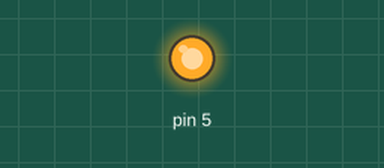
A sketch run on a simulated Arduino Uno, built with avr-gcc and run on an emulated ATmega328P. On the bench: output pins drawn as LEDs (lit = HIGH).

Above: at 0.1 s.
At 35.6 s:
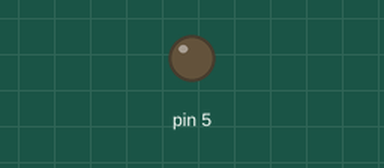
At 39.26 s:
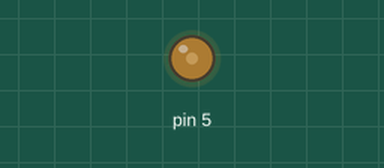
At 39.86 s:
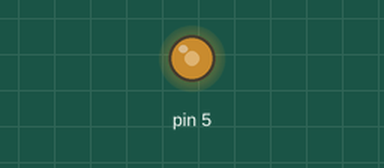
Timing chart, 0 to 40.0 s (numbered marks = the images above):
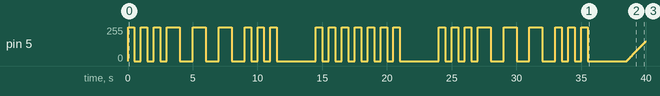

The sketch:

Secuencias.ino
```cpp
int ledPin = 9;
int brillo = 0;
int paso = 5;

void setup() {
  pinMode(5, OUTPUT);
}

void loop() {
  analogWrite(5, 255);
  delay(500);
  analogWrite(5, 0);
  delay(500);
  analogWrite(5, 255);
  delay(500);
  analogWrite(5, 0);
  delay(500);
  analogWrite(5, 255);
  delay(500);
  analogWrite(5, 0);
  delay(500);

  analogWrite(5, 255);
  delay(1000);
  analogWrite(5, 0);
  delay(1000);
  analogWrite(5, 255);
  delay(1000);
  analogWrite(5, 0);
  delay(1000);
  analogWrite(5, 255);
  delay(1000);
  analogWrite(5, 0);
  delay(1000);

  analogWrite(5, 255);
  delay(500);
  analogWrite(5, 0);
  delay(500);
  analogWrite(5, 255);
  delay(500);
  analogWrite(5, 0);
  delay(500);
  analogWrite(5, 255);
  delay(500);
  analogWrite(5, 0);
  delay(3000);


  analogWrite(5, 255);
  delay(500);
  analogWrite(5, 0);
  delay(500);
  analogWrite(5, 255);
  delay(500);
  analogWrite(5, 0);
  delay(500);
  analogWrite(5, 255);
  delay(500);
  analogWrite(5, 0);
  delay(500);
  analogWrite(5, 255);
  delay(500);
  analogWrite(5, 0);
  delay(500);
  analogWrite(5, 255);
  delay(500);
  analogWrite(5, 0);
  delay(500);
  analogWrite(5, 255);
  delay(500);
  analogWrite(5, 0);
  delay(500);
  analogWrite(5, 255);
  delay(500);
  analogWrite(5, 0);
  delay(3000);

  analogWrite(5, 255);
  delay(500);
  analogWrite(5, 0);
  delay(500);
  analogWrite(5, 255);
  delay(500);
  analogWrite(5, 0);
  delay(500);
  analogWrite(5, 255);
  delay(500);
  analogWrite(5, 0);
  delay(500);

  analogWrite(5, 255);
  delay(1000);
  analogWrite(5, 0);
  delay(1000);
  analogWrite(5, 255);
  delay(1000);
  analogWrite(5, 0);
  delay(1000);
  analogWrite(5, 255);
  delay(1000);
  analogWrite(5, 0);
  delay(1000);

  analogWrite(5, 255);
  delay(500);
  analogWrite(5, 0);
  delay(500);
  analogWrite(5, 255);
  delay(500);
  analogWrite(5, 0);
  delay(500);
  analogWrite(5, 255);
  delay(500);
  analogWrite(5, 0);
  delay(3000);

  for (int i=0;i<=255;i++){
    analogWrite(5, i);
    delay(10);
  }

  for (int i=255;i>=0;i--){
    analogWrite(5, i);
    delay(10);
  }

}
```

Measured:
- by itself, pin 5: 0/255 → 255/255 at 0.00 s, → 0/255 0.50 s later, → 255/255 0.50 s later, → 0/255 0.50 s later, … (199 changes in this stretch)
